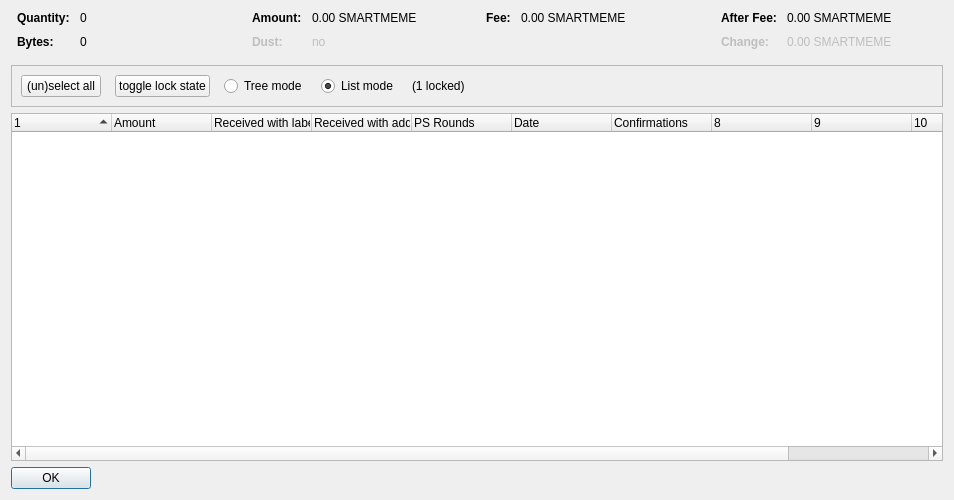
<?xml version="1.0" encoding="UTF-8"?>
<ui version="4.0">
 <class>CoinControlDialog</class>
 <widget class="QDialog" name="CoinControlDialog">
  <property name="geometry">
   <rect>
    <x>0</x>
    <y>0</y>
    <width>954</width>
    <height>500</height>
   </rect>
  </property>
  <property name="windowTitle">
   <string>Coin Selection</string>
  </property>
  <layout class="QVBoxLayout" name="verticalLayout">
   <item>
    <layout class="QHBoxLayout" name="horizontalLayoutTop" stretch="0,0,0,0">
     <property name="topMargin">
      <number>0</number>
     </property>
     <property name="bottomMargin">
      <number>10</number>
     </property>
     <item>
      <layout class="QFormLayout" name="formLayoutCoinControl1">
       <property name="horizontalSpacing">
        <number>10</number>
       </property>
       <property name="verticalSpacing">
        <number>10</number>
       </property>
       <property name="leftMargin">
        <number>6</number>
       </property>
       <property name="rightMargin">
        <number>6</number>
       </property>
       <item row="0" column="0">
        <widget class="QLabel" name="labelCoinControlQuantityText">
         <property name="font">
          <font>
           <weight>75</weight>
           <bold>true</bold>
          </font>
         </property>
         <property name="text">
          <string>Quantity:</string>
         </property>
        </widget>
       </item>
       <item row="0" column="1">
        <widget class="QLabel" name="labelCoinControlQuantity">
         <property name="cursor">
          <cursorShape>IBeamCursor</cursorShape>
         </property>
         <property name="contextMenuPolicy">
          <enum>Qt::ActionsContextMenu</enum>
         </property>
         <property name="text">
          <string notr="true">0</string>
         </property>
         <property name="textInteractionFlags">
          <set>Qt::LinksAccessibleByMouse|Qt::TextSelectableByKeyboard|Qt::TextSelectableByMouse</set>
         </property>
        </widget>
       </item>
       <item row="1" column="0">
        <widget class="QLabel" name="labelCoinControlBytesText">
         <property name="font">
          <font>
           <weight>75</weight>
           <bold>true</bold>
          </font>
         </property>
         <property name="text">
          <string>Bytes:</string>
         </property>
        </widget>
       </item>
       <item row="1" column="1">
        <widget class="QLabel" name="labelCoinControlBytes">
         <property name="cursor">
          <cursorShape>IBeamCursor</cursorShape>
         </property>
         <property name="contextMenuPolicy">
          <enum>Qt::ActionsContextMenu</enum>
         </property>
         <property name="text">
          <string notr="true">0</string>
         </property>
         <property name="textInteractionFlags">
          <set>Qt::LinksAccessibleByMouse|Qt::TextSelectableByKeyboard|Qt::TextSelectableByMouse</set>
         </property>
        </widget>
       </item>
      </layout>
     </item>
     <item>
      <layout class="QFormLayout" name="formLayoutCoinControl2">
       <property name="horizontalSpacing">
        <number>10</number>
       </property>
       <property name="verticalSpacing">
        <number>10</number>
       </property>
       <property name="leftMargin">
        <number>6</number>
       </property>
       <property name="rightMargin">
        <number>6</number>
       </property>
       <item row="0" column="0">
        <widget class="QLabel" name="labelCoinControlAmountText">
         <property name="font">
          <font>
           <weight>75</weight>
           <bold>true</bold>
          </font>
         </property>
         <property name="text">
          <string>Amount:</string>
         </property>
        </widget>
       </item>
       <item row="0" column="1">
        <widget class="QLabel" name="labelCoinControlAmount">
         <property name="cursor">
          <cursorShape>IBeamCursor</cursorShape>
         </property>
         <property name="contextMenuPolicy">
          <enum>Qt::ActionsContextMenu</enum>
         </property>
         <property name="text">
          <string notr="true">0.00 SMARTMEME</string>
         </property>
         <property name="textInteractionFlags">
          <set>Qt::LinksAccessibleByMouse|Qt::TextSelectableByKeyboard|Qt::TextSelectableByMouse</set>
         </property>
        </widget>
       </item>
       <item row="1" column="0">
        <widget class="QLabel" name="labelCoinControlLowOutputText">
         <property name="enabled">
          <bool>false</bool>
         </property>
         <property name="font">
          <font>
           <weight>75</weight>
           <bold>true</bold>
          </font>
         </property>
         <property name="text">
          <string>Dust:</string>
         </property>
        </widget>
       </item>
       <item row="1" column="1">
        <widget class="QLabel" name="labelCoinControlLowOutput">
         <property name="enabled">
          <bool>false</bool>
         </property>
         <property name="cursor">
          <cursorShape>IBeamCursor</cursorShape>
         </property>
         <property name="contextMenuPolicy">
          <enum>Qt::ActionsContextMenu</enum>
         </property>
         <property name="text">
          <string notr="true">no</string>
         </property>
         <property name="textInteractionFlags">
          <set>Qt::LinksAccessibleByMouse|Qt::TextSelectableByKeyboard|Qt::TextSelectableByMouse</set>
         </property>
        </widget>
       </item>
      </layout>
     </item>
     <item>
      <layout class="QFormLayout" name="formLayoutCoinControl3">
       <property name="horizontalSpacing">
        <number>10</number>
       </property>
       <property name="verticalSpacing">
        <number>10</number>
       </property>
       <property name="leftMargin">
        <number>6</number>
       </property>
       <property name="rightMargin">
        <number>6</number>
       </property>
       <item row="0" column="0">
        <widget class="QLabel" name="labelCoinControlFeeText">
         <property name="font">
          <font>
           <weight>75</weight>
           <bold>true</bold>
          </font>
         </property>
         <property name="text">
          <string>Fee:</string>
         </property>
        </widget>
       </item>
       <item row="0" column="1">
        <widget class="QLabel" name="labelCoinControlFee">
         <property name="cursor">
          <cursorShape>IBeamCursor</cursorShape>
         </property>
         <property name="contextMenuPolicy">
          <enum>Qt::ActionsContextMenu</enum>
         </property>
         <property name="text">
          <string notr="true">0.00 SMARTMEME</string>
         </property>
         <property name="textInteractionFlags">
          <set>Qt::LinksAccessibleByMouse|Qt::TextSelectableByKeyboard|Qt::TextSelectableByMouse</set>
         </property>
        </widget>
       </item>
      </layout>
     </item>
     <item>
      <layout class="QFormLayout" name="formLayoutCoinControl4">
       <property name="horizontalSpacing">
        <number>10</number>
       </property>
       <property name="verticalSpacing">
        <number>10</number>
       </property>
       <property name="leftMargin">
        <number>6</number>
       </property>
       <property name="rightMargin">
        <number>6</number>
       </property>
       <item row="0" column="0">
        <widget class="QLabel" name="labelCoinControlAfterFeeText">
         <property name="font">
          <font>
           <weight>75</weight>
           <bold>true</bold>
          </font>
         </property>
         <property name="text">
          <string>After Fee:</string>
         </property>
        </widget>
       </item>
       <item row="0" column="1">
        <widget class="QLabel" name="labelCoinControlAfterFee">
         <property name="cursor">
          <cursorShape>IBeamCursor</cursorShape>
         </property>
         <property name="contextMenuPolicy">
          <enum>Qt::ActionsContextMenu</enum>
         </property>
         <property name="text">
          <string notr="true">0.00 SMARTMEME</string>
         </property>
         <property name="textInteractionFlags">
          <set>Qt::LinksAccessibleByMouse|Qt::TextSelectableByKeyboard|Qt::TextSelectableByMouse</set>
         </property>
        </widget>
       </item>
       <item row="1" column="0">
        <widget class="QLabel" name="labelCoinControlChangeText">
         <property name="enabled">
          <bool>false</bool>
         </property>
         <property name="font">
          <font>
           <weight>75</weight>
           <bold>true</bold>
          </font>
         </property>
         <property name="text">
          <string>Change:</string>
         </property>
        </widget>
       </item>
       <item row="1" column="1">
        <widget class="QLabel" name="labelCoinControlChange">
         <property name="enabled">
          <bool>false</bool>
         </property>
         <property name="cursor">
          <cursorShape>IBeamCursor</cursorShape>
         </property>
         <property name="contextMenuPolicy">
          <enum>Qt::ActionsContextMenu</enum>
         </property>
         <property name="text">
          <string notr="true">0.00 SMARTMEME</string>
         </property>
         <property name="textInteractionFlags">
          <set>Qt::LinksAccessibleByMouse|Qt::TextSelectableByKeyboard|Qt::TextSelectableByMouse</set>
         </property>
        </widget>
       </item>
      </layout>
     </item>
    </layout>
   </item>
   <item>
    <widget class="QFrame" name="frame">
     <property name="minimumSize">
      <size>
       <width>0</width>
       <height>40</height>
      </size>
     </property>
     <property name="frameShape">
      <enum>QFrame::StyledPanel</enum>
     </property>
     <property name="frameShadow">
      <enum>QFrame::Sunken</enum>
     </property>
     <layout class="QHBoxLayout" name="horizontalLayout">
      <item>
       <layout class="QHBoxLayout" name="horizontalLayoutPanel" stretch="0,0,0,0,0,0">
        <property name="spacing">
         <number>14</number>
        </property>
        <item>
         <widget class="QPushButton" name="pushButtonSelectAll">
          <property name="sizePolicy">
           <sizepolicy hsizetype="Maximum" vsizetype="Fixed">
            <horstretch>0</horstretch>
            <verstretch>0</verstretch>
           </sizepolicy>
          </property>
          <property name="text">
           <string>(un)select all</string>
          </property>
          <property name="autoDefault">
           <bool>false</bool>
          </property>
         </widget>
        </item>
        <item>
         <widget class="QPushButton" name="pushButtonToggleLock">
          <property name="sizePolicy">
           <sizepolicy hsizetype="Maximum" vsizetype="Fixed">
            <horstretch>0</horstretch>
            <verstretch>0</verstretch>
           </sizepolicy>
          </property>
          <property name="text">
           <string>toggle lock state</string>
          </property>
          <property name="autoDefault">
           <bool>false</bool>
          </property>
         </widget>
        </item>
        <item>
         <widget class="QRadioButton" name="radioTreeMode">
          <property name="sizePolicy">
           <sizepolicy hsizetype="Maximum" vsizetype="Fixed">
            <horstretch>0</horstretch>
            <verstretch>0</verstretch>
           </sizepolicy>
          </property>
          <property name="text">
           <string>Tree mode</string>
          </property>
         </widget>
        </item>
        <item>
         <widget class="QRadioButton" name="radioListMode">
          <property name="sizePolicy">
           <sizepolicy hsizetype="Maximum" vsizetype="Fixed">
            <horstretch>0</horstretch>
            <verstretch>0</verstretch>
           </sizepolicy>
          </property>
          <property name="text">
           <string>List mode</string>
          </property>
          <property name="checked">
           <bool>true</bool>
          </property>
         </widget>
        </item>
        <item>
         <widget class="QLabel" name="labelLocked">
          <property name="text">
           <string>(1 locked)</string>
          </property>
         </widget>
        </item>
        <item>
         <spacer name="horizontalSpacer">
          <property name="orientation">
           <enum>Qt::Horizontal</enum>
          </property>
          <property name="sizeHint" stdset="0">
           <size>
            <width>40</width>
            <height>20</height>
           </size>
          </property>
         </spacer>
        </item>
       </layout>
      </item>
     </layout>
    </widget>
   </item>
   <item>
    <widget class="CoinControlTreeWidget" name="treeWidget">
     <property name="contextMenuPolicy">
      <enum>Qt::CustomContextMenu</enum>
     </property>
     <property name="sortingEnabled">
      <bool>false</bool>
     </property>
     <property name="columnCount">
      <number>11</number>
     </property>
     <attribute name="headerShowSortIndicator" stdset="0">
      <bool>true</bool>
     </attribute>
     <attribute name="headerStretchLastSection">
      <bool>false</bool>
     </attribute>
     <column>
      <property name="text">
       <string/>
      </property>
     </column>
     <column>
      <property name="text">
       <string>Amount</string>
      </property>
     </column>
     <column>
      <property name="text">
       <string>Received with label</string>
      </property>
     </column>
     <column>
      <property name="text">
       <string>Received with address</string>
      </property>
     </column>
     <column>
      <property name="text">
       <string>PS Rounds</string>
      </property>
     </column>
     <column>
      <property name="text">
       <string>Date</string>
      </property>
     </column>
     <column>
      <property name="text">
       <string>Confirmations</string>
      </property>
      <property name="toolTip">
       <string>Confirmed</string>
      </property>
     </column>
     <column>
      <property name="text">
       <string/>
      </property>
     </column>
     <column>
      <property name="text">
       <string/>
      </property>
     </column>
     <column>
      <property name="text">
       <string/>
      </property>
     </column>
     <column>
      <property name="text">
       <string/>
      </property>
     </column>
    </widget>
   </item>
   <item>
    <widget class="QDialogButtonBox" name="buttonBox">
     <property name="sizePolicy">
      <sizepolicy hsizetype="Maximum" vsizetype="Fixed">
       <horstretch>0</horstretch>
       <verstretch>0</verstretch>
      </sizepolicy>
     </property>
     <property name="orientation">
      <enum>Qt::Horizontal</enum>
     </property>
     <property name="standardButtons">
      <set>QDialogButtonBox::Ok</set>
     </property>
    </widget>
   </item>
  </layout>
 </widget>
 <customwidgets>
  <customwidget>
   <class>CoinControlTreeWidget</class>
   <extends>QTreeWidget</extends>
   <header>coincontroltreewidget.h</header>
  </customwidget>
 </customwidgets>
 <resources/>
 <connections/>
</ui>
